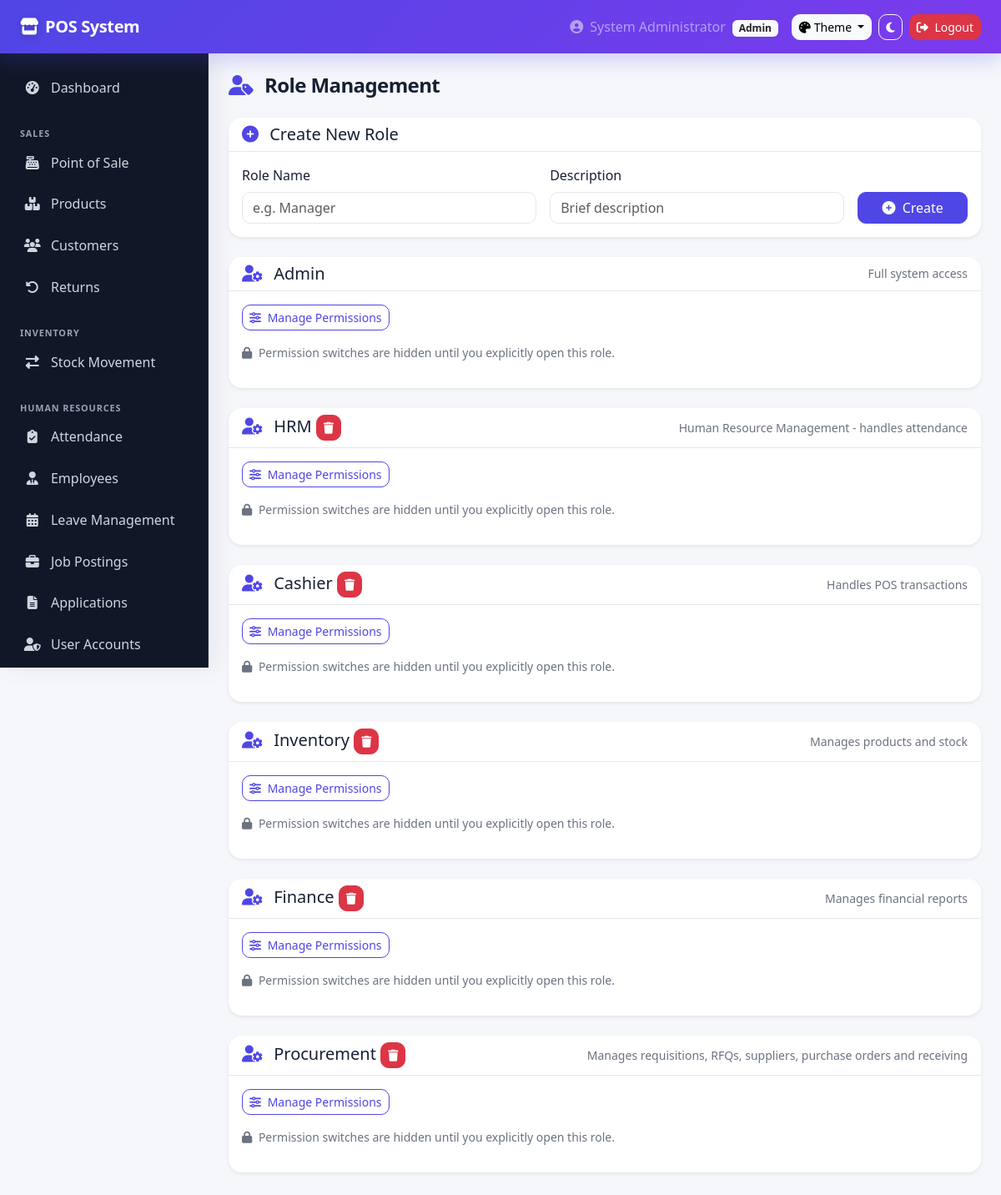
The page /modules/roles.php (signed in) on the database its author committed.
### tables this page shows
CREATE TABLE `roles` (
  `id` int(11) NOT NULL,
  `role_name` varchar(50) NOT NULL,
  `description` text DEFAULT NULL
);

### config/database.php (called while the page is built, shortened)
<?php
function hasPermission($permission) {
    if ((int)($_SESSION['role_id'] ?? 0) === 1 || (($_SESSION['role'] ?? '') === 'Admin')) return true;
    return isset($_SESSION['permissions']) && is_array($_SESSION['permissions']) && in_array($permission, $_SESSION['permissions'], true);
}

### modules/roles.php (the view, shortened to what this page needs)
<?php
require_once '../config/database.php';
$db = getDB();
$roles = $db->query("SELECT * FROM roles")->fetchAll();
?>
<!DOCTYPE html>
<html lang="en" data-bs-theme="light" data-pos-theme="light" data-pos-palette="indigo">
<head>
    <link href="<?php echo BASE_PATH; ?>assets/vendor/bootstrap/bootstrap.min.css?v=20260913" rel="stylesheet">
    <link rel="stylesheet" href="<?php echo BASE_PATH; ?>assets/vendor/fontawesome/all.min.css?v=20260913">
    <link rel="stylesheet" href="<?php echo BASE_PATH; ?>assets/css/custom.css?v=20260913">
</head>
<body>
    <?php include BASE_PATH . 'includes/header.php'; ?>
    <div class="d-flex">
        <?php include BASE_PATH . 'includes/sidebar.php'; ?>
        <div class="main-content flex-grow-1 p-4">
            <div class="d-flex justify-content-between align-items-center mb-4">
                <h4 class="mb-0"><i class="fas fa-user-tag me-2 text-primary"></i> Role Management</h4>
            </div>
            <div class="card border-0 shadow-sm mb-4">
                <div class="card-header bg-transparent">
                    <h5 class="mb-0"><i class="fas fa-plus-circle me-2 text-primary"></i> Create New Role</h5>
                </div>
                <div class="card-body">
                    <form method="POST">
                        <div class="row g-3">
                            <div class="col-md-5">
                                <label class="form-label">Role Name</label>
                                <input type="text" name="role_name" class="form-control" required placeholder="e.g. Manager">
                            </div>
                            <div class="col-md-5">
                                <label class="form-label">Description</label>
                                <input type="text" name="description" class="form-control" placeholder="Brief description">
                            </div>
                            <div class="col-md-2 d-flex align-items-end">
                                <button type="submit" name="add_role" class="btn btn-primary w-100">
                                    <i class="fas fa-plus-circle me-1"></i> Create
                                </button>
                            </div>
                        </div>
                    </form>
                </div>
            </div>
            <?php foreach($roles as $role): ?>
            <div class="card border-0 shadow-sm mb-4" id="role-card-<?php echo $role['id']; ?>">
                <div class="card-header bg-transparent d-flex justify-content-between align-items-center">
                    <h5 class="mb-0">
                        <i class="fas fa-user-cog me-2 text-primary"></i>
                        <?php echo $role['role_name']; ?>
                        <?php if ($role['id'] > 1): ?>
                        <button class="btn btn-sm btn-danger delete-role" data-id="<?php echo $role['id']; ?>" data-name="<?php echo $role['role_name']; ?>">
                            <i class="fas fa-trash"></i>
                        </button>
                        <?php endif; ?>
                    </h5>
                    <span class="text-muted small"><?php echo $role['description']; ?></span>
                </div>
                <div class="card-body">
                    <button type="button" class="btn btn-outline-primary btn-sm mb-3 permission-toggle" data-target="perm-panel-<?php echo $role['id']; ?>"><i class="fas fa-sliders me-1"></i> Manage Permissions</button>
                    <div class="small text-muted mb-3"><i class="fas fa-lock me-1"></i> Permission switches are hidden until you explicitly open this role.</div>
                </div>
            </div>
            <?php endforeach; ?>
        </div>
    </div>
</body>
</html>

### includes/header.php (shortened to what this page needs)
<?php
$siteTitle = 'POS System';
?>
<nav class="navbar navbar-expand-lg navbar-dark shadow-sm pos-topbar">
    <div class="container-fluid px-3 px-lg-4">
        <a class="navbar-brand fw-bold d-flex align-items-center" href="<?php echo BASE_PATH; ?>index.php">
            <i class="fas fa-store me-2"></i><?php echo htmlspecialchars($siteTitle); ?>
        </a>
        <div class="collapse navbar-collapse" id="navbarNav">
            <ul class="navbar-nav ms-auto align-items-lg-center gap-lg-1">
                <li class="nav-item">
                    <span class="nav-link text-white-50">
                        <i class="fas fa-user-circle me-1"></i>
                        <?php echo htmlspecialchars($_SESSION['full_name'] ?? 'Guest'); ?>
                        <span class="badge bg-light text-dark ms-1"><?php echo htmlspecialchars($_SESSION['role'] ?? 'Unknown'); ?></span>
                    </span>
                </li>
                <li class="nav-item dropdown">
                    <button class="btn btn-light btn-sm dropdown-toggle ms-lg-1" type="button" data-bs-toggle="dropdown" aria-expanded="false" title="Theme settings">
                        <i class="fas fa-palette me-1"></i><span class="d-none d-sm-inline">Theme</span>
                    </button>
                </li>
                <li class="nav-item">
                    <button onclick="toggleTheme()" class="btn btn-outline-light btn-sm ms-lg-1" title="Toggle dark/light mode">
                        <i class="fas fa-moon" id="themeIcon"></i>
                    </button>
                </li>
                <li class="nav-item">
                    <a href="<?php echo BASE_PATH; ?>logout.php" class="btn btn-danger btn-sm ms-lg-1">
                        <i class="fas fa-sign-out-alt me-1"></i> Logout
                    </a>
                </li>
            </ul>
        </div>
    </div>
</nav>
<link href="<?php echo BASE_PATH; ?>assets/vendor/bootstrap/bootstrap.min.css?v=20260913" rel="stylesheet">
<link rel="stylesheet" href="<?php echo BASE_PATH; ?>assets/vendor/fontawesome/all.min.css?v=20260913">
<link rel="stylesheet" href="<?php echo BASE_PATH; ?>assets/css/custom.css?v=20260913">

### includes/sidebar.php (shortened to what this page needs)
<?php
$current_page = basename($_SERVER['PHP_SELF']);
?>
<div class="sidebar bg-white shadow-sm p-3" style="min-height: calc(100vh - 56px); width: 250px; flex-shrink: 0; overflow-y: auto;">
    <ul class="nav flex-column">
        <li class="nav-item">
            <a class="nav-link <?php echo $current_page == 'index.php' || $current_page == 'dashboard.php' ? 'active bg-primary text-white' : 'text-dark'; ?>"
               href="<?php echo BASE_PATH; ?>index.php">
                <i class="fas fa-tachometer-alt me-2"></i><span class="sidebar-label"> Dashboard</span>
            </a>
        </li>
        <?php if (hasPermission('view_products') || hasPermission('process_sales')): ?>
        <li class="nav-item mt-3">
            <span class="sidebar-label text-uppercase small text-muted fw-bold px-2">Sales</span>
        </li>
        <li class="nav-item">
            <a class="nav-link <?php echo $current_page == 'sales.php' ? 'active bg-primary text-white' : 'text-dark'; ?>"
               href="<?php echo BASE_PATH; ?>modules/sales.php">
                <i class="fas fa-cash-register me-2"></i><span class="sidebar-label"> Point of Sale</span>
            </a>
        </li>
        <li class="nav-item">
            <a class="nav-link <?php echo $current_page == 'products.php' ? 'active bg-primary text-white' : 'text-dark'; ?>"
               href="<?php echo BASE_PATH; ?>modules/products.php">
                <i class="fas fa-boxes me-2"></i><span class="sidebar-label"> Products</span>
            </a>
        </li>
        <li class="nav-item">
            <a class="nav-link <?php echo $current_page == 'customers.php' ? 'active bg-primary text-white' : 'text-dark'; ?>"
               href="<?php echo BASE_PATH; ?>modules/customers.php">
                <i class="fas fa-users me-2"></i><span class="sidebar-label"> Customers</span>
            </a>
        </li>
        <li class="nav-item">
            <a class="nav-link <?php echo $current_page == 'returns.php' ? 'active bg-primary text-white' : 'text-dark'; ?>"
               href="<?php echo BASE_PATH; ?>modules/returns.php">
                <i class="fas fa-undo-alt me-2"></i><span class="sidebar-label"> Returns</span>
            </a>
        </li>
        <?php endif; ?>
        <?php if (hasPermission('manage_products')): ?>
        <li class="nav-item mt-3">
            <span class="sidebar-label text-uppercase small text-muted fw-bold px-2">Inventory</span>
        </li>
        <li class="nav-item">
            <a class="nav-link <?php echo $current_page == 'stock_movement.php' ? 'active bg-primary text-white' : 'text-dark'; ?>"
               href="<?php echo BASE_PATH; ?>modules/inventory/stock_movement.php">
                <i class="fas fa-exchange-alt me-2"></i><span class="sidebar-label"> Stock Movement</span>
            </a>
        </li>
        <?php endif; ?>
        <?php if (hasPermission('view_attendance') || hasRole('HRM') || hasRole('Admin')): ?>
        <li class="nav-item mt-3">
            <span class="sidebar-label text-uppercase small text-muted fw-bold px-2">Human Resources</span>
        </li>
        <li class="nav-item">
            <a class="nav-link <?php echo $current_page == 'attendance.php' ? 'active bg-primary text-white' : 'text-dark'; ?>"
               href="<?php echo BASE_PATH; ?>modules/attendance.php">
                <i class="fas fa-clipboard-check me-2"></i><span class="sidebar-label"> Attendance</span>
            </a>
        </li>
        <li class="nav-item">
            <a class="nav-link <?php echo $current_page == 'employees.php' ? 'active bg-primary text-white' : 'text-dark'; ?>"
               href="<?php echo BASE_PATH; ?>modules/hrm/employees.php">
                <i class="fas fa-user-tie me-2"></i><span class="sidebar-label"> Employees</span>
            </a>
        </li>
        <li class="nav-item">
            <a class="nav-link <?php echo $current_page == 'leaves.php' ? 'active bg-primary text-white' : 'text-dark'; ?>"
               href="<?php echo BASE_PATH; ?>modules/hrm/leaves.php">
                <i class="fas fa-calendar-alt me-2"></i><span class="sidebar-label"> Leave Management</span>
            </a>
        </li>
        <?php if (hasPermission('view_user_accounts')): ?>
        <li class="nav-item"><a class="nav-link <?php echo $current_page == 'job_postings.php' ? 'active bg-primary text-white' : 'text-dark'; ?>" href="<?php echo BASE_PATH; ?>modules/hrm/job_postings.php"><i class="fas fa-briefcase me-2"></i><span class="sidebar-label"> Job Postings</span></a></li>
<li class="nav-item"><a class="nav-link <?php echo $current_page == 'job_applications.php' ? 'active bg-primary text-white' : 'text-dark'; ?>" href="<?php echo BASE_PATH; ?>modules/hrm/job_applications.php"><i class="fas fa-file-lines me-2"></i><span class="sidebar-label"> Applications</span></a></li>
<li class="nav-item"><a class="nav-link <?php echo $current_page == 'users.php' ? 'active bg-primary text-white' : 'text-dark'; ?>" href="<?php echo BASE_PATH; ?>modules/users.php"><i class="fas fa-user-shield me-2"></i><span class="sidebar-label"> User Accounts</span></a></li>
        <?php endif; ?>
        <?php endif; ?>
    </ul>
</div>

### rows shown on the page
roles: role_name "Admin", description "Full system access"
roles: role_name "HRM", description "Human Resource Management - handles attendance"
roles: role_name "Cashier", description "Handles POS transactions"
roles: role_name "Inventory", description "Manages products and stock"
roles: role_name "Finance", description "Manages financial reports"
roles: role_name "Procurement", description "Manages requisitions, RFQs, suppliers, purchase orders and receiving"

### other values the page prints
$siteTitle "POS System"
$_SESSION['full_name'] "System Administrator"
$_SESSION['role'] "Admin"
